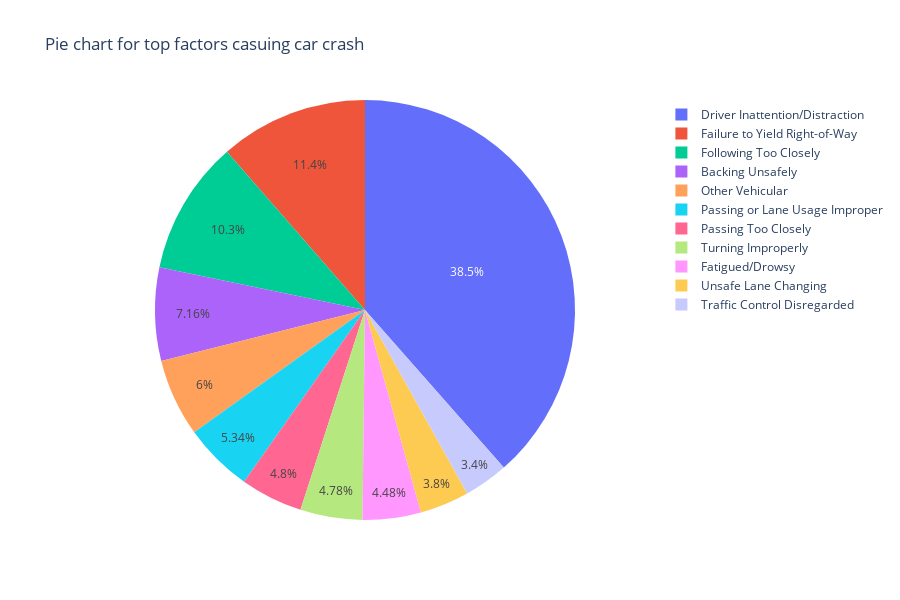

This figure's notebook cell:
### Code cell
#Pie Figure for the top factors which causing the crashed
MC_fig = px.pie(MC_df_factor, MC_df_factor['CONTRIBUTING FACTOR VEHICLE 1'], MC_df_factor['count'],
             title= 'Pie chart for top factors casuing car crash',
             width=900, height=600)
MC_fig.show()

### Figure 1 — Plotly figure (JSON) as saved in the notebook; plotly's stock layout.template omitted (floating-point values rounded to 4 significant figures)
{"data": [{"domain": {"x": [0, 1], "y": [0, 1]}, "hovertemplate": "CONTRIBUTING FACTOR VEHICLE 1=%{label}<br>count=%{value}<extra></extra>", "labels": ["Driver Inattention/Distraction", "Failure to Yield Right-of-Way", "Following Too Closely", "Backing Unsafely", "Other Vehicular", "Passing or Lane Usage Improper", "Passing Too Closely", "Turning Improperly", "Fatigued/Drowsy", "Unsafe Lane Changing", "Traffic Control Disregarded"], "legendgroup": "", "name": "", "showlegend": true, "type": "pie", "values": [406786, 120628, 108946, 75668, 63330, 56441, 50668, 50480, 47373, 40137, 35917]}], "layout": {"height": 600, "legend": {"tracegroupgap": 0}, "title": {"text": "Pie chart for top factors casuing car crash"}, "width": 900}}
